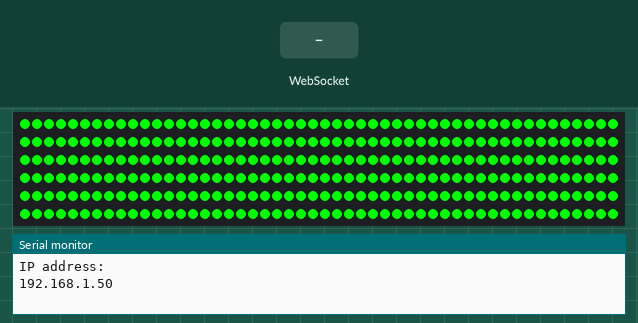
Simulated run of this sketch. Board: ESP8266 (NodeMCU). Shown: 300 RGB LEDs in strip order, left to right, continuing on the next row, the last lines printed to the serial monitor. The inputs (shaded band) are chosen by the test bench. WiFi joins after 1.5 s; servers stay silent unless stated; random numbers use the default seed unless the sketch sets one.

Above: at 1.6 s.
4.8 s: WebSocket text "1" received
At 5.55 s:
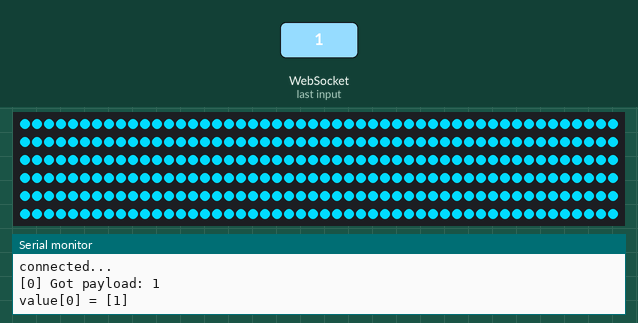
7.5 s: WebSocket text "3" received
At 8.1 s:
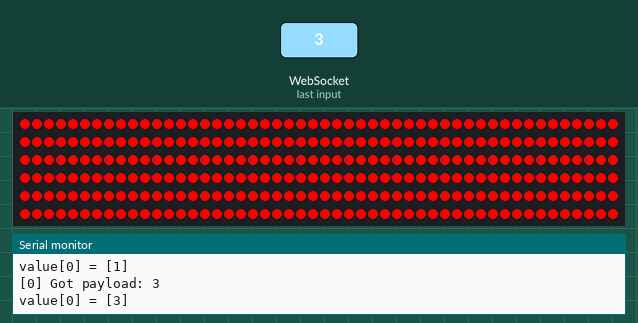
9.0 s: WebSocket text "5" received
At 9.8 s:
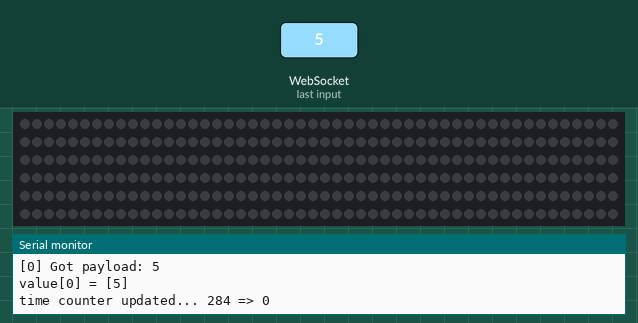
Timing chart, 0 to 12.0 s (numbered marks = the images above; inputs shaded):
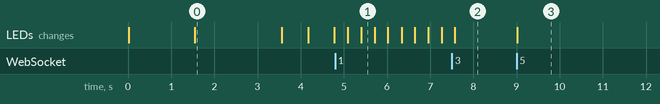

The sketch:

lightshow.ino
```cpp
#include <WebSockets.h>
#include <WebSocketsClient.h>
#include <WebSocketsServer.h>
#include <ESP8266WiFi.h>
#include <ESP8266WiFiMulti.h>
#include <Adafruit_NeoPixel.h>
#include <limits.h>

#define PIN1 14
#define PIN2 1
#define PIXELS 300
int pixels = PIXELS;

#define CLIP_COUNT 7

// WIFI Stuff
ESP8266WiFiMulti WiFiMulti;
WebSocketsServer webSocket = WebSocketsServer(8080);

// Strip stuff
Adafruit_NeoPixel strip = Adafruit_NeoPixel(PIXELS, PIN1, NEO_GRB + NEO_KHZ800);

// Current state, contains all possible parameters.
int state[10] = {10, 0, 0, 127, 0, 0, 0, 0, 0};

// Global time counter, increments at each virtual tick, resets when clips change.
// Clips should use this to determine lights to display.
int time_counter = 0, clip = 0;

// HELPER FUNCTIONS
#define min(a,b) ((a)<(b)?(a):(b))
#define max(a,b) ((a)>(b)?(a):(b))

uint32_t HSV_to_RGB(double h, double s, double v) {
  int i;
  double f, p, q, t;

  byte r, g, b;

  h = max(0.0, min(360.0, h));
  s = max(0.0, min(100.0, s));
  v = max(0.0, min(100.0, v));

  s /= 100;
  v /= 100;

  if(s == 0) {
    // Achromatic (grey)
    r = g = b = round(v*255);
    return strip.Color(r, g, b);
  }

  h /= 60; // sector 0 to 5
  i = floor(h);
  f = h - i; // factorial part of h
  p = v * (1 - s);
  q = v * (1 - s * f);
  t = v * (1 - s * (1 - f));
  switch(i) {
    case 0:
      r = round(255*v);
      g = round(255*t);
      b = round(255*p);
      break;
    case 1:
      r = round(255*q);
      g = round(255*v);
      b = round(255*p);
      break;
    case 2:
      r = round(255*p);
      g = round(255*v);
      b = round(255*t);
      break;
    case 3:
      r = round(255*p);
      g = round(255*q);
      b = round(255*v);
      break;
    case 4:
      r = round(255*t);
      g = round(255*p);
      b = round(255*v);
      break;
    default: // case 5:
      r = round(255*v);
      g = round(255*p);
      b = round(255*q);
    }


    return strip.Color(r, g, b);
}

/*
 * Clip definitions.
 */
struct Param {
  char* name;
  int type;  // 0: slider, 1: button
  int min_val;
  int max_val;
  int init_val;
};
struct Clip {
  char* name;
  void (*fn)(int);
  int param_count;
  Param params[12];
};

// Sets all the pixels to a specific color.
void setAllPixels(uint32_t color) {
  for(int i = 0; i < strip.numPixels(); i++) {
    strip.setPixelColor(i, color);
  }
}

// ROTATE SIMPLE
float rotate_counter = 0;
void rotate_simple(int time_counter) {
  float diff = 1 / (41 - (float)state[0]);
  if ((int)(rotate_counter + diff) > (int)rotate_counter) {
    int rc = ((int)rotate_counter + 1) % PIXELS;

    strip.setPixelColor((rc + PIXELS - 1) % PIXELS, strip.Color(0, 0, 0));
    strip.setPixelColor(rc, strip.Color(state[1], state[2], state[3]));
    strip.show();
  }
  rotate_counter += diff;
}

void flat(int time_counter) {
  setAllPixels(strip.Color(state[0], state[1], state[2]));
  strip.show();
}

float sine_counter = 0;
void sine_fade_hue(int time_counter) {
  sine_counter += state[0] / 4000.0;
  float hue = 180.0 + 180.0 * sin(sine_counter);
  uint32_t color = HSV_to_RGB(hue, 100.0, 100.0);

  setAllPixels(color);
  strip.show();
}

float fade_with_hue_hue_counter = 0;
float fade_with_hue_brightness_counter = 0;
void fade_with_hue(int time_counter) {
  fade_with_hue_hue_counter += state[0] / 4000.0;
  fade_with_hue_brightness_counter += state[1] / 400.0;

  float hue = 180.0 + 180.0 * sin(fade_with_hue_hue_counter);

  float brightness = 50.0 + 50.0 * sin(fade_with_hue_brightness_counter);
  uint32_t color = HSV_to_RGB(hue, 100.0, brightness);

  setAllPixels(color);
  strip.show();
}

float gradient_rainbow_counter = 0;
void gradient_rainbow(int time_counter) {
  gradient_rainbow_counter += state[0] / 4000.0;

  for (int i = 0; i < strip.numPixels(); i++) {
    float hue = 180.0 + 180.0 * sin(gradient_rainbow_counter + i / (float)state[1]);
    uint32_t color = HSV_to_RGB(hue, 100.0, 100.0);
    strip.setPixelColor(i, color);
  }

  strip.show();
}

float dot_counter[10] = {0.0, 0.0, 0.0, 0.0, 0.0, 0.0, 0.0, 0.0, 0.0, 0.0};
float dot_mult[10] = {1.0, 1.0, 1.0, 1.0, 1.0, 1.0, 1.0, 1.0, 1.0, 1.0};
int8_t dot_colors[10] = {strip.Color(200, 100, 100), strip.Color(100, 160, 200), strip.Color(200, 0, 0), strip.Color(0, 200, 0), strip.Color(0, 0, 200), strip.Color(100, 0, 100), strip.Color(255, 255, 0), strip.Color(0, 255, 255), strip.Color(255, 255, 255), strip.Color(10, 50, 100)};

void bouncing_dots(int time_counter) {
  float dot_diff[10];
  for (int i = 0; i < 10; i++) {
    dot_diff[i] = dot_mult[i] * (float)state[i + 1] / 150.0;

    if ((int)(dot_counter[i] + dot_diff[i]) >= (int)dot_counter[i]) {
      strip.setPixelColor((int)(dot_counter[i] + PIXELS) % PIXELS, strip.Color(0, 0, 0));
      strip.setPixelColor(((int)(dot_counter[i] + dot_diff[i]) + PIXELS) % PIXELS, dot_colors[i]);
    }

    dot_counter[i] += dot_diff[i];
  }

  strip.show();
}


double starz_brightness[PIXELS];
int starz_hue[PIXELS];

void starz(int time_counter) {
  if (time_counter % (150 - state[0]) == 0) {
    int ind = (int)(random(PIXELS));

    starz_brightness[ind] = 100.0;
    starz_hue[ind] = (int)(360.0 * (time_counter % 17) / 17.0);
    //(int)random(360);

    Serial.printf("time counter updated... %d => %d", ind, starz_hue[ind]);
  }

  for (int i = 0; i < PIXELS; i++) {
    starz_brightness[i] -= 10.0 / state[1];
    if (starz_brightness[i] <= 0.0000) { starz_brightness[i] = 0.0; }
    //Serial.printf("Updating pixel value %d =>  %d \n", i, starz_hue[i]);
    strip.setPixelColor(i, HSV_to_RGB((double)(starz_hue[i]), 100.0, starz_brightness[i]));
  }
  strip.show();
}

/*
 * Structure containing clip metadata and function pointer.
 * To add a new clip:
 *   1. Update CLIP_COUNT.
 *   2. Write a function which takes a time_counter and writes pixel values to strip.
 *   3. Add an entry ot the Clips array below, naming your clip, pointing to the function,
 *      and defining the parameters.
 */
Clip clips[CLIP_COUNT] = {
  {"rotate pixel", rotate_simple, 4 /* param_count */, {
        {"Speed", 0 /* slider */, 1 /* min_val */, 40 /* max_val */, 10 /* init_val */},
        {"R", 0, 0, 255, 0},
        {"G", 0, 0, 255, 127},
        {"B", 0, 0, 255, 0}}},
   {"rotate hue", sine_fade_hue, 1 /* param_count */, {
        {"Speed", 0, 1, 200, 10}}},
   {"slow color strobe", fade_with_hue, 2 /* param_count */, {
        {"hue speed", 0, 1, 100, 10},
        {"fade speed", 0, 1, 100, 10}}},
   {"gradient rainbow", gradient_rainbow, 2 /* param_count */, {
        {"speed", 0, 1, 1000, 10},
        {"width", 0, 1, 1000, 10}}},
   {"bouncing dots", bouncing_dots, 11 /* param_count */, {
        {"count", 0, 1, 10, 10},
        {"ball1", 0, 1, 100, 10},
        {"ball2", 0, 1, 100, 10},
        {"ball3", 0, 1, 100, 10},
        {"ball4", 0, 1, 100, 10},
        {"ball5", 0, 1, 100, 10},
        {"ball6", 0, 1, 100, 10},
        {"ball7", 0, 1, 100, 10},
        {"ball8", 0, 1, 100, 10},
        {"ball9", 0, 1, 100, 10},
        {"ball10", 0, 1, 100, 10}}},
   {"starz", starz, 2 /* param_count */, {
        {"density", 0, 1, 150, 148},
        {"lifetime", 0, 1, 100, 4}}},
   {"flat", flat, 3 /* param_count */, {
        {"R", 0, 0, 255, 0},
        {"G", 0, 0, 255, 127},
        {"B", 0, 0, 255, 0}}},
};

void loop() {
  clips[clip].fn(time_counter);

  strip.show();
  time_counter = (time_counter + 1) % INT_MAX;
  webSocket.loop();
  delay(10);
}

// Handles websocket events, writes to state object.
void webSocketEvent(uint8_t num, WStype_t type, uint8_t * payload, size_t length) {
   switch(type) {
        case WStype_DISCONNECTED:
            Serial.printf("[%u] Disconnected!\n", num);
            break;
        case WStype_CONNECTED:
        {
            String init_message = String("");

            Serial.println("connected... ");

            init_message += "[";
            // Build a JSON array of clips.
            for (int i = 0; i < CLIP_COUNT; i++) {
              init_message += "{";
              init_message += "\"name\":\"" + String(clips[i].name) + "\",";
              init_message += "\"params\":[";


              for (int j = 0; j < clips[i].param_count; j++) {
                init_message += "{\"name\":\"" + String(clips[i].params[j].name) + "\",";
                init_message += "\"min_val\":" + String(clips[i].params[j].min_val) + ",";
                init_message += "\"max_val\":" + String(clips[i].params[j].max_val) + ",";
                init_message += "\"init_val\":" + String(clips[i].params[j].init_val) + ",";
                init_message += "\"type\":" + String(clips[i].params[j].type) + "}";

                if (j != clips[i].param_count - 1) {
                  init_message += ",";
                }
              }

              init_message += "]";
              init_message += "}";

              if (i != CLIP_COUNT - 1) {
                init_message += ",";
              }
            }
            init_message += "]";

            webSocket.sendTXT(num, init_message);
        }
            break;
        case WStype_TEXT:
        {
            Serial.printf("[%u] Got payload: %s\n", num, payload);

            // TODO(nikhil): Convert this to a packed bytestring, text is slow af!
            // Read each command pair
            int i = 0;
            char* command = strtok((char*) payload, ",");
            while (command != 0) {
              int value = atoi(command);
              if (i == 0) {
                // When we switch clips, reset the time counter and hide all the pixels.
                if (clip != value) {
                  clip = value;
                  time_counter = 0;
                  setAllPixels(strip.Color(0, 0, 0));
                  strip.show();
                }
              } else {
                state[i - 1] = value;
              }
              Serial.printf("value[%d] = [%d]\n", i, value);

              command = strtok(0, ",");
              i++;
            }
        }
            break;
        case WStype_BIN:
            break;
    }
}

void setup() {
  Serial.begin(9600);
  delay(10);

  strip.begin();
  strip.show();

  // Show red while connecting.
  setAllPixels(strip.Color(255, 0, 0));
  strip.show();

  // Connect to WiFi.
  WiFiMulti.addAP("!.!  ~~happy shambs~~");
  while(WiFiMulti.run() != WL_CONNECTED) {
    delay(100);
  }
  Serial.println("IP address: ");
  Serial.println(WiFi.localIP());

  // Show green when connected.
  setAllPixels(strip.Color(0, 255, 0));
  strip.show();
  delay(2000);

  // Turn all the pixels off to begin.
  setAllPixels(strip.Color(0, 0, 0));
  strip.show();

  webSocket.begin();
  webSocket.onEvent(webSocketEvent);

  randomSeed(analogRead(1));

  for (int i = 0; i < PIXELS; i++) {
    starz_brightness[i] = 0.0;
    starz_hue[i] = 0.0;
  }
}
```

Measured:
- after the input at 9.0 s, the LEDs: change at once (image 3)
- what the display in image 0 shows lasts 2.1 s, from 1.5 s to 3.6 s
